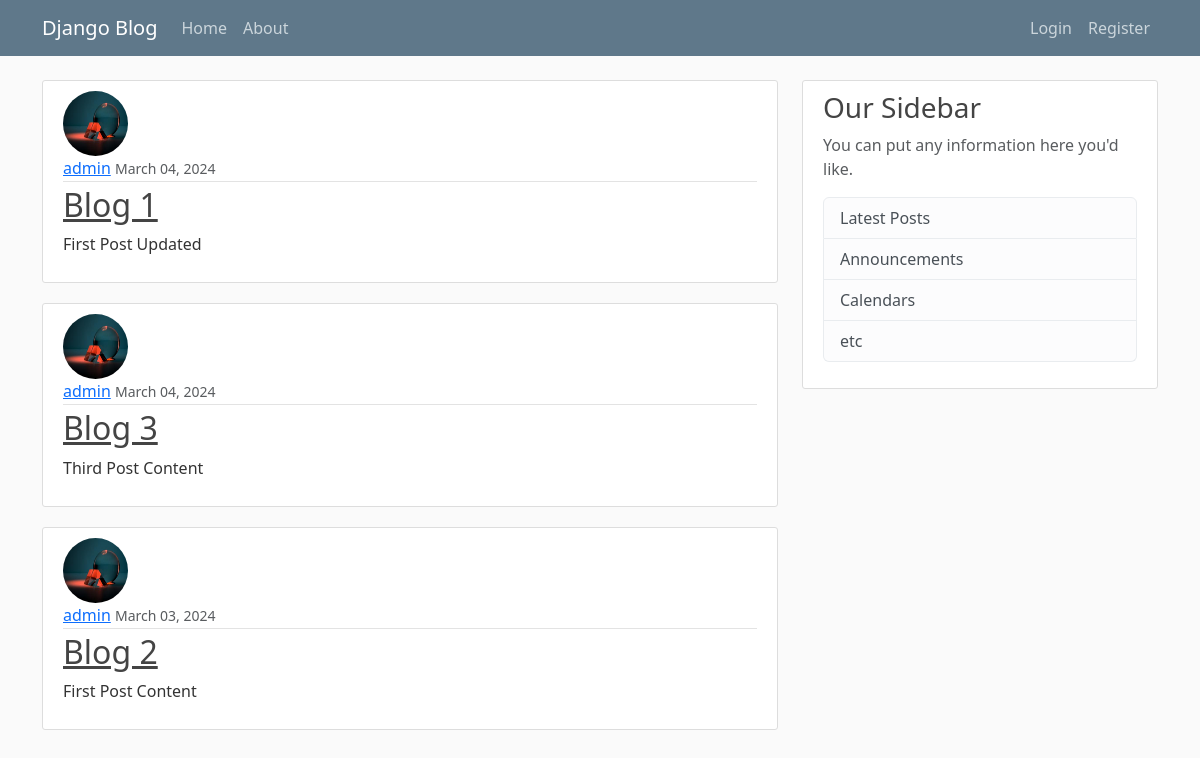
The app's page /, older data.
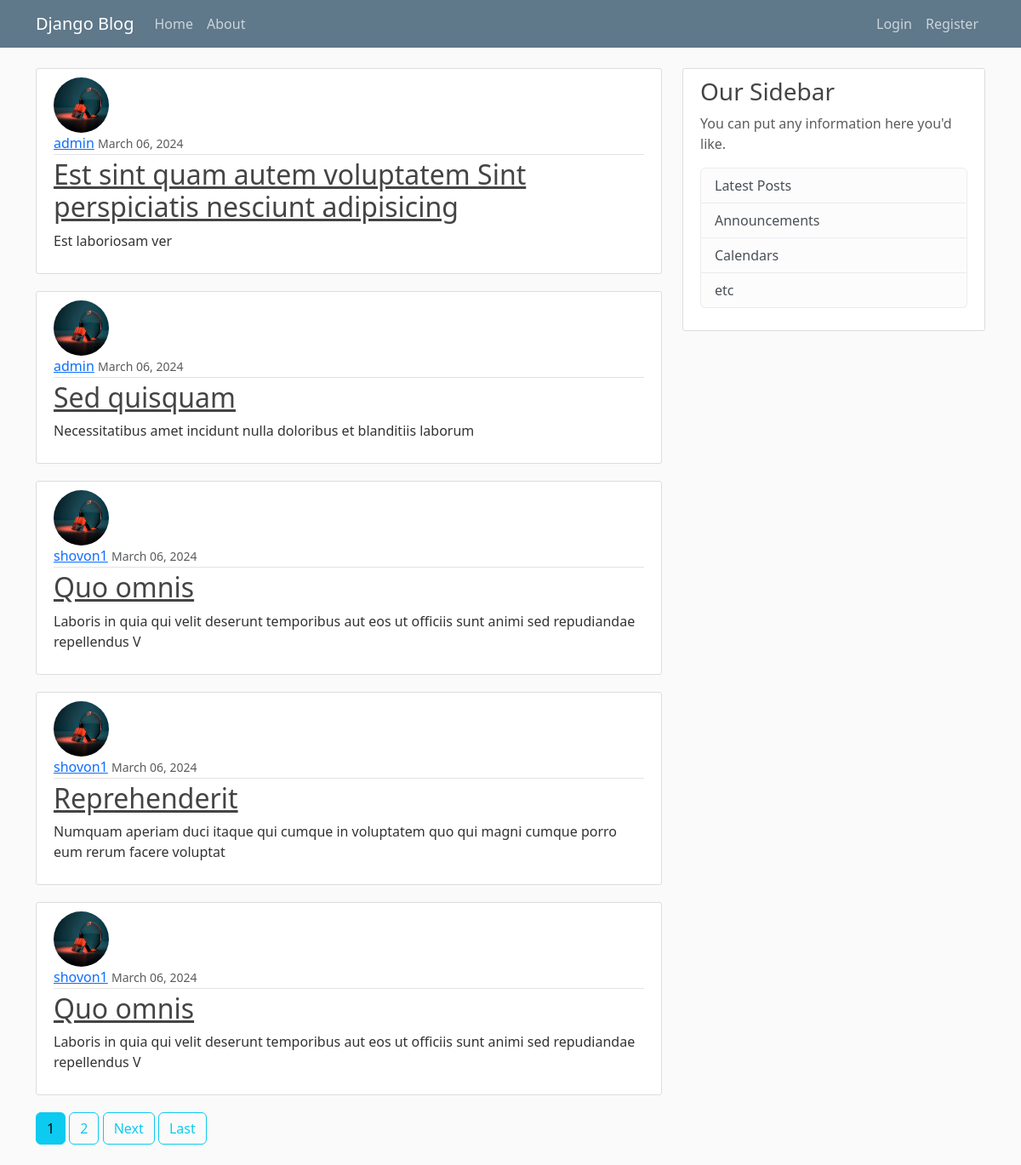
The same page, newer data.
### blog/models.py (models this page shows, shortened)
class Post(models.Model):
    title = models.CharField(max_length=100)
    content = models.TextField()
    date_posted = models.DateTimeField(default=timezone.now)
    author = models.ForeignKey(User, on_delete=models.CASCADE)

### users/models.py (models this page shows, shortened)
class Profile(models.Model):
    user = models.OneToOneField(User, on_delete=models.CASCADE)
    image = models.ImageField(default='default.jpg', upload_to='profile_pics')

### blog/views.py (the view)
# urls.py: path('', PostListView.as_view(), name='blog-home'),
class PostListView(ListView):
    model = Post
    template_name = 'blog/home.html'  # <app>/<model>_<viewtype>.html
    context_object_name = 'posts'
    ordering = ['-date_posted']
    paginate_by = 5

### blog/templates/blog/home.html (shortened to what this page needs)
{% extends "blog/base.html" %}
{% block content %}
    {% for post in posts %}
        <article class="media content-section">
          <img class="rounded-circle article-img" src="{{ post.author.profile.image.url }}">
          <div class="media-body">
            <div class="article-metadata">
              <a class="mr-2" href="{% url 'blog-home' %}">{{ post.author }}</a>
              <small class="text-muted">{{ post.date_posted|date:"F d, Y" }}</small>
            </div>
            <h2><a class="article-title" href="{% url 'post-detail' post.id %}">{{ post.title }}</a></h2>
            <p class="article-content">{{ post.content }}</p>
          </div>
        </article>
    {% endfor %}
    {% if is_paginated %}
      {% for num in page_obj.paginator.page_range %}
        {% if page_obj.number == num %}
          <a class="btn btn-info mb-4" href="?page={{ num }}">{{ num }}</a>
        {% elif num > page_obj.number|add:'-3' and num < page_obj.number|add:'3' %}
          <a class="btn btn-outline-info mb-4" href="?page={{ num }}">{{ num }}</a>
        {% endif %}
      {% endfor %}
      {% if page_obj.has_next %}
        <a class="btn btn-outline-info mb-4" href="?page={{ page_obj.next_page_number }}">Next</a>
        <a class="btn btn-outline-info mb-4" href="?page={{ page_obj.paginator.num_pages }}">Last</a>
      {% endif %}
    {% endif %}
{% endblock content %}

Row changes from the older to the newer data that the page shows:
no longer on this page (row edited): Post: author.profile.image (picture), author "admin", date_posted "March 04, 2024", title "Blog 1", content "First Post Updated"
no longer on this page (row unchanged): Post: author.profile.image (picture), author "admin", date_posted "March 04, 2024", title "Blog 3", content "Third Post Content"
removed Post: author.profile.image (picture), author "admin", date_posted "March 03, 2024", title "Blog 2", content "First Post Content"
added Post: author.profile.image (picture), author "admin", date_posted "March 06, 2024", title "Est sint quam autem voluptatem Sint perspiciatis nesciunt adipisicing", content "Est laboriosam ver"
added Post: author.profile.image (picture), author "admin", date_posted "March 06, 2024", title "Sed quisquam", content "Necessitatibus amet incidunt nulla doloribus et blanditiis laborum"
added Post: author.profile.image (picture), author "shovon1", date_posted "March 06, 2024", title "Quo omnis", content "Laboris in quia qui velit deserunt temporibus aut eos ut officiis sunt animi sed repudiandae repellendus V"
added Post: author.profile.image (picture), author "shovon1", date_posted "March 06, 2024", title "Reprehenderit", content "Numquam aperiam duci itaque qui cumque in voluptatem quo qui magni cumque porro eum rerum facere voluptat"
added Post: author.profile.image (picture), author "shovon1", date_posted "March 06, 2024", title "Quo omnis", content "Laboris in quia qui velit deserunt temporibus aut eos ut officiis sunt animi sed repudiandae repellendus V"
Text that changed along with them:
new list line: "1"
new list line: "2"
text now shown: "Next Last"
